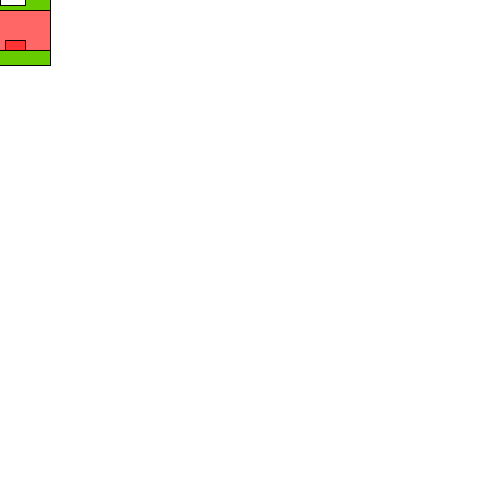
Frame 1 (no input)
Frame 60 (the mouse pressed at the canvas centre just before this capture): identical to frame 1, image omitted
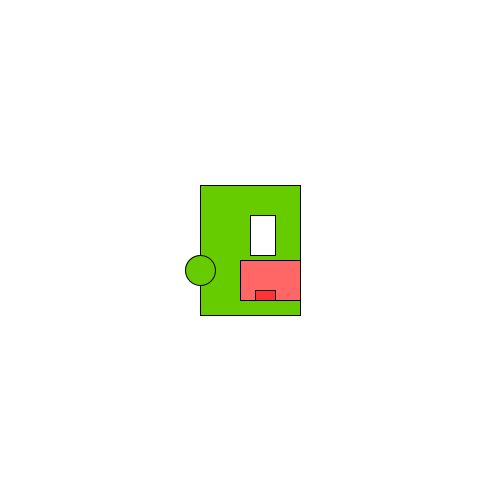
Frame 120 (the mouse held since frame 60 and released just before this capture)

The Processing sketch that drew these frames (run headless with seeded random() and noise(); from frame 60 on, the mouse is pressed at the canvas centre):

// Processing sketch: processing_132023
// ── processing_132023.pde

/* OpenProcessing Tweak of *@*http://www.openprocessing.org/sketch/124919*@* */
/* !do not delete the line above, required for linking your tweak if you upload again */
int second = 0;
boolean cols = false;
color c1 = color(102, 204, 0);
int count = 0;
boolean dir = false;
int speed = 3;

void setup()
{
  size(500, 500);
  background(255);
}

void draw()
{
    int pos = mouseX;
      background(255);
      stroke(0);
      fill(c1);
      rect( pos-50, mouseY-65, 100, 130 );
      fill(255, 102, 102);
      rect( pos-10, mouseY+10, 60, 40);
      fill(255, 51, 51);
      rect( pos+5, mouseY+40, 20, 10);
      fill(255);
      rect( pos, mouseY-35, 25, 40);
      fill(c1);
      ellipse( pos-50, mouseY+20, 30, 30);


}
